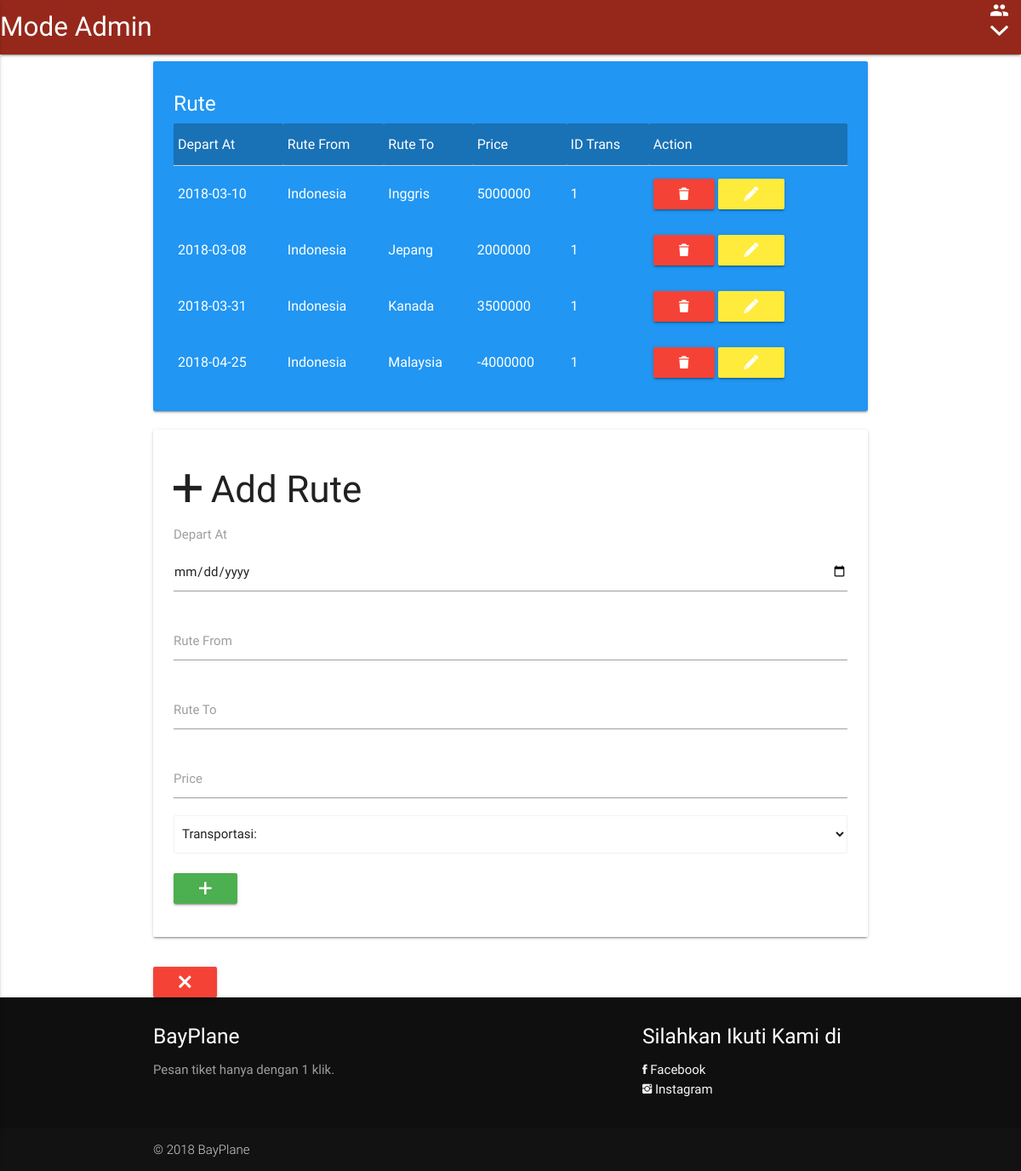
Page /admin/rute.php (signed in) on the committed database.
### tables this page shows
CREATE TABLE `rute` (
  `id_rute` int(11) NOT NULL,
  `depart` date NOT NULL,
  `rute_from` text NOT NULL,
  `rute_to` text NOT NULL,
  `price` decimal(10,0) NOT NULL,
  `id_trans` int(11) NOT NULL
);

### admin/rute.php (the view, shortened to what this page needs)
<html>
<head>
    <link rel="stylesheet" href="../css/materialize.min.css">
    <link rel="stylesheet" href="../css/ionicons.min.css">
</head>
<body>
    <?php include "nav.php"; ?>
    <div class="container">
        <div class="row">
            <div class="col s12">
                <div class="card-panel white-text blue">
                    <h5>Rute</h5>
                    <table>
                        <thead style="background-color: rgba(0, 0, 0, 0.25);" class="white-text">
                            <tr>
                                <td>Depart At</td>
                                <td>Rute From</td>
                                <td>Rute To</td>
                                <td>Price</td>
                                <td>ID Trans</td>
                                <td>Action</td>
                            </tr>
                        </thead>
                        <tbody class="white-text">
                            <?php include "koneksi.php";
                            $sql = mysqli_query($conn, 'select * from rute ');
                            while($dtt = mysqli_fetch_array($sql) ) {
                            ?>
                            <tr>
                                <td>
                                    <?=$dtt['depart'];?>
                                </td>
                                <td>
                                    <?=$dtt['rute_from'];?>
                                </td>
                                <td>
                                    <?=$dtt['rute_to'];?>
                                </td>
                                <td>
                                    <?=$dtt['price'];?>
                                </td>
                                <td>
                                    <?=$dtt['id_trans'];?>
                                </td>
                                <td>
                                    <a href="rute_d.php?id_rute=<?=$dtt['id_rute'];?>" onclick="return confirm('Sure, want to delete?');"><button class="red btn waves-effect"><i class="ion-trash-b"></i></button></a>
                                    <a href="rute_u.php?id_rute=<?=$dtt['id_rute'];?>"><button class="yellow btn waves-effect"><i class="ion-edit"></i></button></a>
                                </td>
                            </tr>
                            <?php } ?>
                        </tbody>
                    </table>
                </div>
            </div>
            <div class="col s12">
                <div class="card-panel">
                    <h3><i class="ion-plus"></i> Add Rute</h3>
                    <form method="post" action="rute_t.php">
                        <div class="input-field">
                            <p class="grey-text">Depart At</p>
                            <input type="date" name="depart" id="depart">
                        </div>
                        <div class="input-field">
                            <input type="text" name="rute_from" id="rutf" required>
                            <label for="rutf">Rute From</label>
                        </div>
                        <div class="input-field">
                            <input type="text" name="rute_to" id="rutt" required>
                            <label for="rutt">Rute To</label>
                        </div>
                        <div class="input-field">
                            <input type="number" name="price" id="price">
                            <label for="price">Price</label>
                        </div>
                        <select name="id_trans" class="browser-default">
                            <option selected disabled>Transportasi: </option>
                        </select>
                        <br>
                        <button class="btn waves-effect green"><i class="ion-plus"></i></button>
                    </form>
                </div>
            </div>
        </div>
        <a href="index.php" onclick="window.close();"><button class="btn waves-effect red"><i class="ion-close"></i></button></a>
    </div>
    <?php include "footer.php";?>
</body>
</html>

### rows in the picture
rute: depart "2018-03-10", rute_from "Indonesia", rute_to "Inggris", price "5000000", id_trans "1"
rute: depart "2018-03-08", rute_from "Indonesia", rute_to "Jepang", price "2000000", id_trans "1"
rute: depart "2018-03-31", rute_from "Indonesia", rute_to "Kanada", price "3500000", id_trans "1"
rute: depart "2018-04-25", rute_from "Indonesia", rute_to "Malaysia", price "-4000000", id_trans "1"
